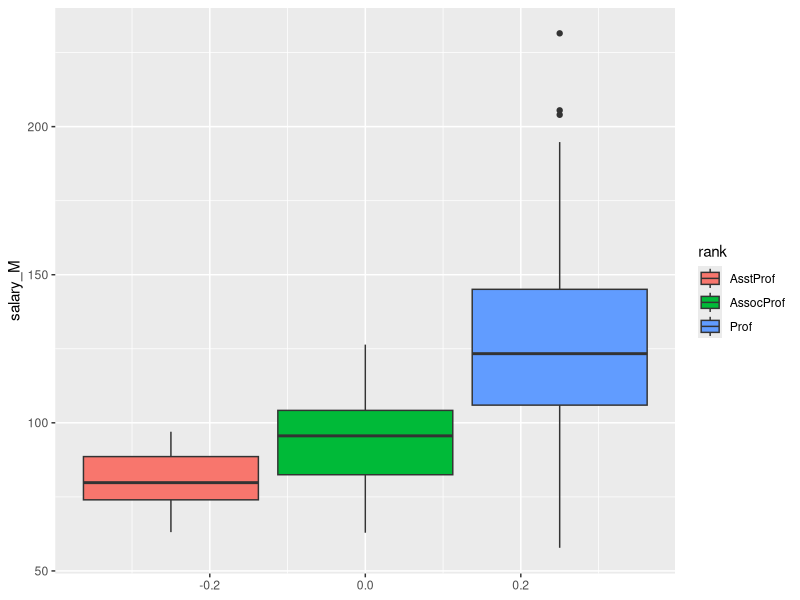
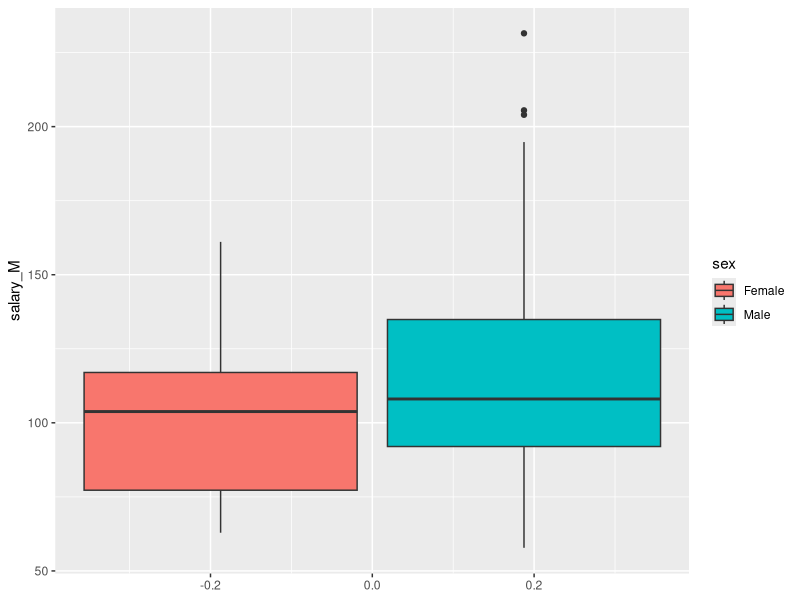
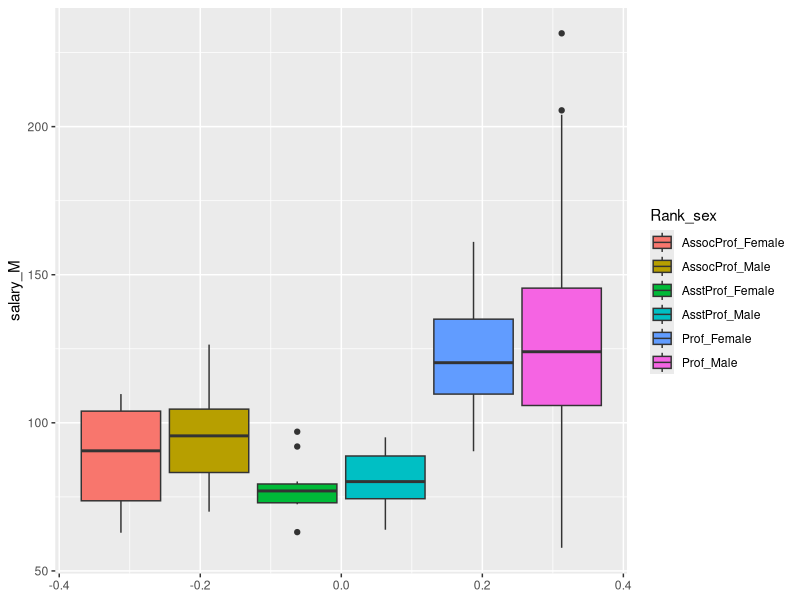
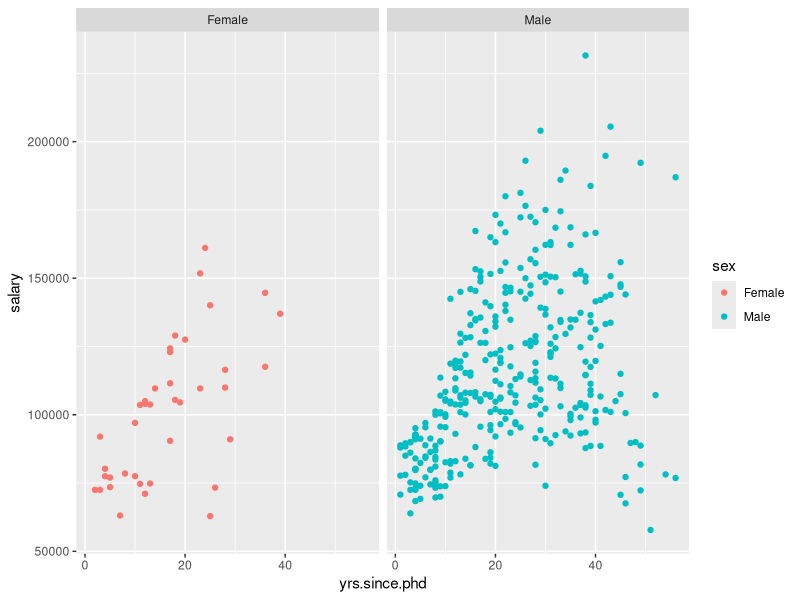
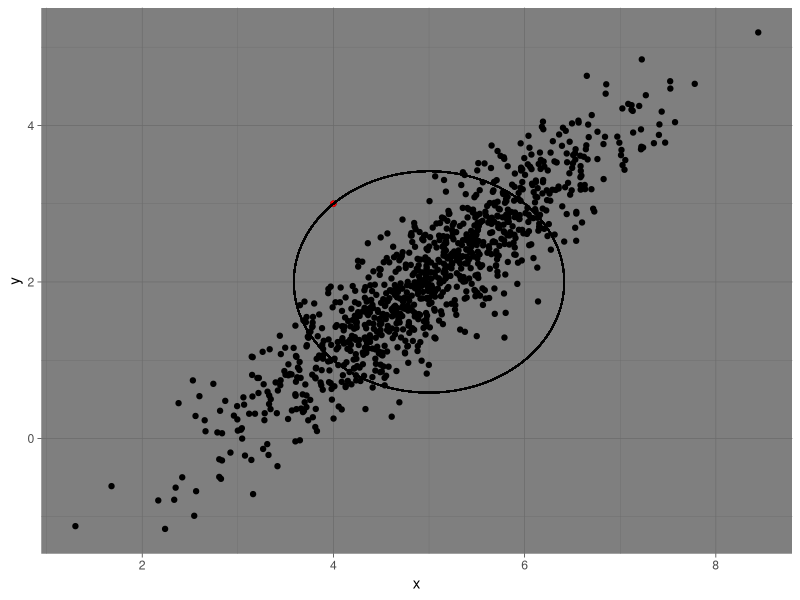
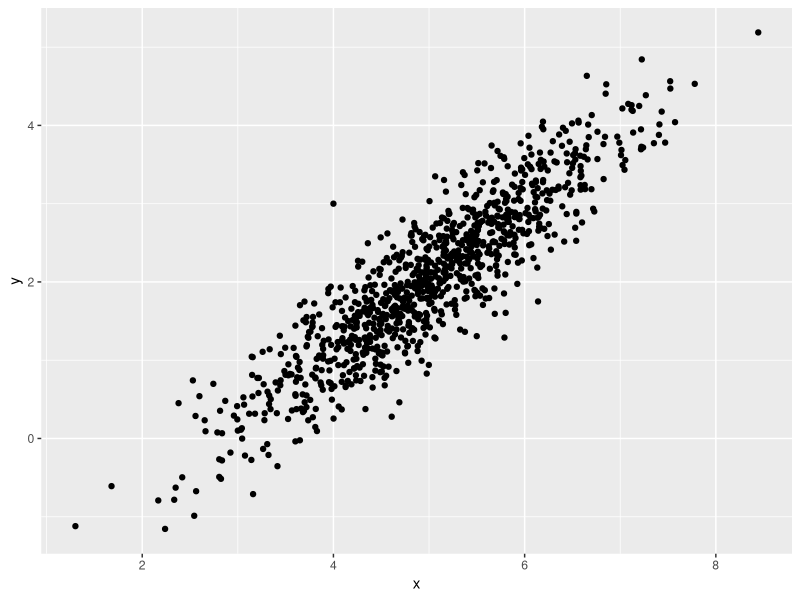
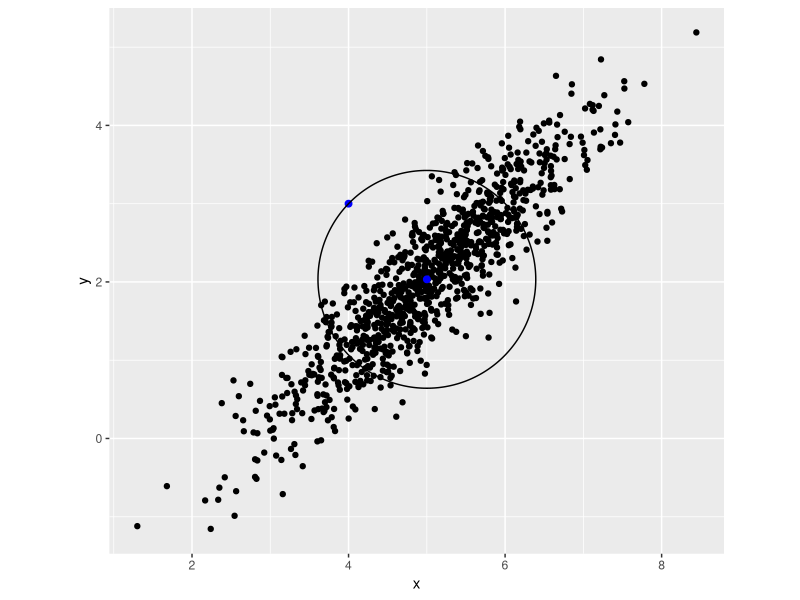
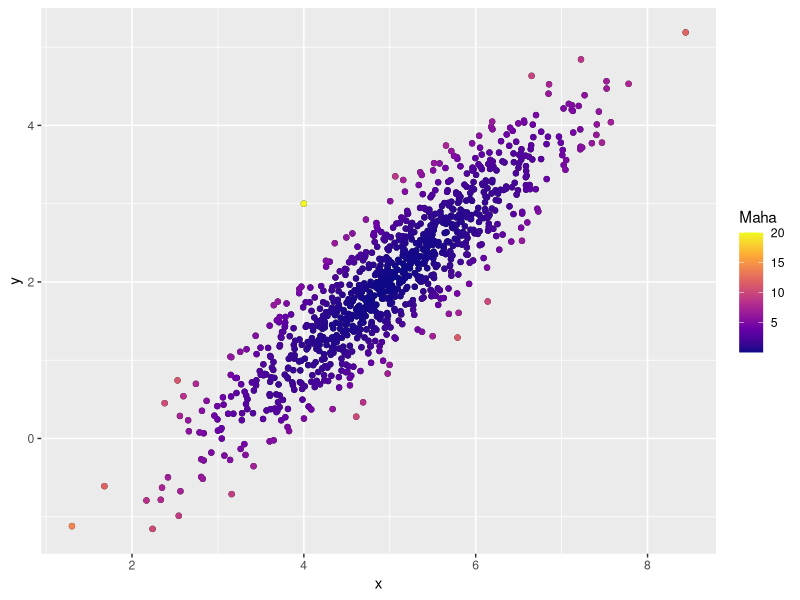

Reproduce these figures in R, in order.
## ---- chunk 1
## Global options
knitr::opts_chunk$set(cache = TRUE)
library(car)
library(tidyverse)
library(ggplot2)
library(kableExtra)
## ---- chunk 2
data(Salaries, package="carData")
Salaries %>% summary()
## ---- chunk 3
Salaries %>% select(rank, sex, salary)  %>% head(6) %>% kable() %>% kable_material() %>% scroll_box()
## ---- chunk 4
Salaries_Prof <- filter(Salaries, rank == "Prof")
Salaries_Prof  %>% head(6) %>% kable() %>% kable_material() %>% scroll_box()
## ---- chunk 5
meds <- Salaries %>% group_by(sex) %>% summarise(med = mean(salary))
meds %>% head(6) %>% kable() %>% kable_material() %>% scroll_box()
## ---- chunk 6
Salaries <- Salaries %>% 
  mutate(Salaries, salary_M = round(salary * 0.001, 1))
Salaries %>% head(6) %>% kable() %>% kable_material() %>% scroll_box()
## ---- chunk 7
ggplot(Salaries) + geom_boxplot(aes(y = salary_M, fill = rank))
ggplot(Salaries) + geom_boxplot(aes(y = salary_M, fill = sex))

Salaries %>% mutate(Rank_sex = factor(paste(rank, "_", sex,sep = ""))) %>%
  ggplot() + geom_boxplot(aes(y = salary_M, fill = Rank_sex))

## ---- chunk 8
ggplot(Salaries) + 
  geom_point(aes(x = yrs.since.phd, y = salary, color = sex)) +
  facet_wrap(~sex, ncol = 2)
## ---- chunk 9
library(mvtnorm)
library(GGally)
library(ggforce)
library(MASS)
## ---- chunk 10

set.seed(5)
sigma <- rbind(c(1, 0.9), c(0.9, 1))
mu <- c(5, 2)
df <- as.data.frame(mvrnorm(n = 1000, mu = mu, Sigma = sigma))
df <- df %>% rename(x=V1,y=V2)

out <- data.frame(x=4, y=3)
df <- rbind(df, out)
p<- ggplot(df) + geom_point(aes(x=x, y=y)) + geom_point(data = out, aes(x=x, y=y), col = "red") +
  geom_circle(aes(x0 = 5, y0 = 2, r = sqrt(2))) + theme_dark() + 
  scale_color_viridis_c(option="D"); p
## ---- chunk 11
set.seed(5)
# Sigma matriz de varianzas y covarianzas
sigma<-rbind(c(1,-0.8,-0.7), c(-0.8,1, 0.9), c(-0.7,0.9,1))

sigma<-rbind( c(1, 0.9), c(0.9,1))
# mu vector de medias
mu<-c(5, 2)
# Generamos mil datos de la variable binormal.
df<-as.data.frame(mvrnorm(n=1000, mu=mu, Sigma=sigma))
#Cambiamos el nombre a las variables 
df <- df %>% rename(x=V1,y=V2)
## ---- chunk 12
#Construimos la media
meds <- df %>% summarize(mx=mean(x),my=mean(y))

#Añadimos el punto extremo para mahalanobis pero no raro desde el punto de vista euclidiano.

out <- data.frame(x=4,y=3)
df <- rbind(df,out)

#Distancia desde el centro al punto extremo.
dist_e <- sqrt(sum((meds-out)^2))
## ---- chunk 13
#cada punto al centro.
df$Maha <- mahalanobis(x=df,center=mu,cov=sigma)
## ---- chunk 14
#Pintamos la nube de puntos y el punto medio

g <- ggplot(df)+geom_point(aes(x=x,y=y))
g
## ---- chunk 15
 g+geom_point(data=meds,aes(x=mx,y=my),col="blue",size=2)+
  geom_point(data=out,aes(x=x,y=y),col="blue",size=2)+
  geom_circle(data=meds,aes(x0=mx,y0=my,r=dist_e))+coord_fixed()
## ---- chunk 16
g + geom_point(aes(x=x,y=y,color=Maha)) + scale_color_viridis_c(option="C")

## ---- chunk 17
# Color de fondo y de texto
fd <- "#67585c"
txt <- "#f9cacc"
#Gráfico de todos los datos Medios heatmaps
colors <- colorRampPalette(c( "#255e42","#3a9065", "#afb749","#deed21","#ed7b21", "#ed2159"))
g <- ggplot(df)+geom_point(aes(x=x,y=y)) + geom_point(aes(x=x,y=y,color=Maha)) + scale_color_gradientn(colours = colors(60))+
  geom_point(data=meds,aes(x=mx,y=my),col="blue",size=2)+geom_circle(data=meds,aes(x0=mx,y0=my,r=dist_e),color=txt)+coord_fixed(); g
